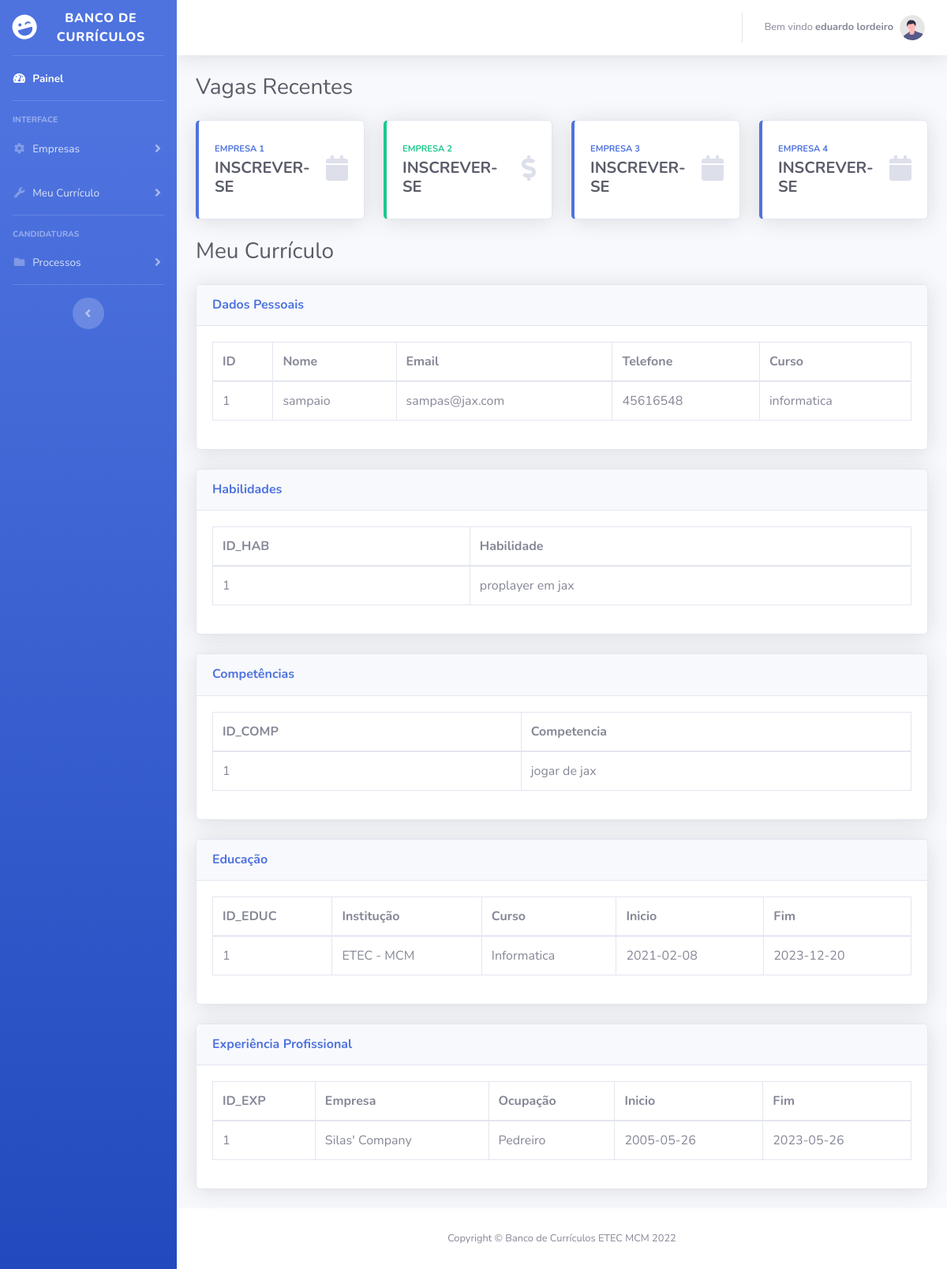
Screenshot of /painel/index.php (signed in) with the database file from the repository.
### tables this page shows
CREATE TABLE `curriculo` (
  `id_curr` int(11) NOT NULL,
  `nome` varchar(255) DEFAULT NULL,
  `email` varchar(255) DEFAULT NULL,
  `curso` varchar(255) DEFAULT NULL,
  `telefone` varchar(14) DEFAULT NULL
);

CREATE TABLE `habilidades` (
  `id_hab` int(11) NOT NULL,
  `habilidade` varchar(255) DEFAULT NULL,
  `id_curr` int(11) DEFAULT NULL
);

CREATE TABLE `competencias` (
  `id_comp` int(11) NOT NULL,
  `competencia` varchar(255) DEFAULT NULL,
  `id_curr` int(11) DEFAULT NULL
);

CREATE TABLE `educacao` (
  `id_educ` int(11) NOT NULL,
  `instituicao` varchar(255) DEFAULT NULL,
  `curso` varchar(255) DEFAULT NULL,
  `inicio` date DEFAULT NULL,
  `fim` date DEFAULT NULL,
  `id_curr` int(11) DEFAULT NULL
);

CREATE TABLE `experiencias` (
  `id_exp` int(11) NOT NULL,
  `empresa` varchar(255) DEFAULT NULL,
  `ocupacao` varchar(255) DEFAULT NULL,
  `inicio` date DEFAULT NULL,
  `fim` date DEFAULT NULL,
  `id_curr` int(11) DEFAULT NULL
);

### painel/index.php (the view, shortened to what the rows shown need)
<?php
    include 'conecta.php';
?>
<!DOCTYPE html>
<html lang="pt-br">
<head>
    <link href="vendor/fontawesome-free/css/all.min.css" rel="stylesheet" type="text/css">
    <link href="css/sb-admin-2.min.css" rel="stylesheet">
</head>
<body id="page-top">
    <div id="wrapper">
        <div id="content-wrapper" class="d-flex flex-column">
            <div id="content">
                <div class="container-fluid">
                    <div class="d-sm-flex align-items-center justify-content-between mb-4">
                        <h1 class="h3 mb-0 text-gray-800">Vagas Recentes</h1>
                    </div>
                    <div class="d-sm-flex align-items-center justify-content-between mb-4">
                        <h1 class="h3 mb-0 text-gray-800">Meu Currículo</h1>
                    </div>
                    <div class="card shadow mb-4">
                        <div class="card-body">
                            <div class="table-responsive">
                                <table class="table table-bordered" id="dataTable" width="100%" cellspacing="0">
                                    <thead>
                                        <tr>
                                            <th>ID</th>
                                            <th>Nome</th>
                                            <th>Email</th>
                                            <th>Telefone</th>
                                            <th>Curso</th>
                                        </tr>
                                    </thead>
                                    <tbody>
<?php
    $sql = "SELECT * FROM curriculo";
    $resultado = mysqli_query($conexao, $sql);
    if (mysqli_num_rows($resultado) > 0) {
        while($linha = mysqli_fetch_assoc($resultado)) {
?>
                                        <tr>
                                            <td><?php echo $linha["id_curr"]; ?></td>
                                            <td><?php echo $linha["nome"]; ?></td>
                                            <td><?php echo $linha["email"]; ?></td>
                                            <td><?php echo $linha["telefone"]; ?></td>
                                            <td><?php echo $linha["curso"]; ?></td>
                                        </tr>
<?php
        }
        } else {
            echo "0 resultados";
        }
?>
                                    </tbody>
                                </table>
                            </div>
                        </div>
                    </div>
                    <div class="card shadow mb-4">
                        <div class="card-body">
                            <div class="table-responsive">
                                <table class="table table-bordered" id="dataTable" width="100%" cellspacing="0">
                                    <thead>
                                        <tr>
                                            <th>ID_HAB</th>
                                            <th>Habilidade</th>
                                        </tr>
                                    </thead>
                                    <tbody>
<?php
    $sql = "SELECT * FROM habilidades";
    $resultado = mysqli_query($conexao, $sql);
    if (mysqli_num_rows($resultado) > 0) {
        while($linha = mysqli_fetch_assoc($resultado)) {
?>
                                        <tr>
                                            <td><?php echo $linha["id_hab"]; ?></td>
                                            <td><?php echo $linha["habilidade"]; ?></td>
                                        </tr>
<?php
        }
        } else {
            echo "0 resultados";
        }
?>
                                    </tbody>
                                </table>
                            </div>
                        </div>
                    </div>
                    <div class="card shadow mb-4">
                        <div class="card-body">
                            <div class="table-responsive">
                                <table class="table table-bordered" id="dataTable" width="100%" cellspacing="0">
                                    <thead>
                                        <tr>
                                            <th>ID_COMP</th>
                                            <th>Competencia</th>
                                        </tr>
                                    </thead>
                                    <tbody>
<?php
    $sql = "SELECT * FROM competencias";
    $resultado = mysqli_query($conexao, $sql);
    if (mysqli_num_rows($resultado) > 0) {
        while($linha = mysqli_fetch_assoc($resultado)) {
?>
                                        <tr>
                                            <td><?php echo $linha["id_comp"]; ?></td>
                                            <td><?php echo $linha["competencia"]; ?></td>
                                        </tr>
<?php
        }
        } else {
            echo "0 resultados";
        }
?>
                                    </tbody>
                                </table>
                            </div>
                        </div>
                    </div>
                    <div class="card shadow mb-4">
                        <div class="card-body">
                            <div class="table-responsive">
                                <table class="table table-bordered" id="dataTable" width="100%" cellspacing="0">
                                    <thead>
                                        <tr>
                                            <th>ID_EDUC</th>
                                            <th>Institução</th>
                                            <th>Curso</th>
                                            <th>Inicio</th>
                                            <th>Fim</th>
                                        </tr>
                                    </thead>
                                    <tbody>
<?php
    $sql = "SELECT * FROM educacao";
    $resultado = mysqli_query($conexao, $sql);
    if (mysqli_num_rows($resultado) > 0) {
        while($linha = mysqli_fetch_assoc($resultado)) {
?>
                                        <tr>
                                            <td><?php echo $linha["id_educ"]; ?></td>
                                            <td><?php echo $linha["instituicao"]; ?></td>
                                            <td><?php echo $linha["curso"]; ?></td>
                                            <td><?php echo $linha["inicio"]; ?></td>
                                            <td><?php echo $linha["fim"]; ?></td>
                                        </tr>
<?php
        }
        } else {
            echo "0 resultados";
        }
?>
                                    </tbody>
                                </table>
                            </div>
                        </div>
                    </div>
                    <div class="card shadow mb-4">
                        <div class="card-body">
                            <div class="table-responsive">
                                <table class="table table-bordered" id="dataTable" width="100%" cellspacing="0">
                                    <thead>
                                        <tr>
                                            <th>ID_EXP</th>
                                            <th>Empresa</th>
                                            <th>Ocupação</th>
                                            <th>Inicio</th>
                                            <th>Fim</th>
                                        </tr>
                                    </thead>
                                    <tbody>
<?php
    $sql = "SELECT * FROM experiencias";
    $resultado = mysqli_query($conexao, $sql);
    if (mysqli_num_rows($resultado) > 0) {
        while($linha = mysqli_fetch_assoc($resultado)) {
?>
                                        <tr>
                                            <td><?php echo $linha["id_exp"]; ?></td>
                                            <td><?php echo $linha["empresa"]; ?></td>
                                            <td><?php echo $linha["ocupacao"]; ?></td>
                                            <td><?php echo $linha["inicio"]; ?></td>
                                            <td><?php echo $linha["fim"]; ?></td>
                                        </tr>
<?php
        }
        } else {
            echo "0 resultados";
        }
?>
                                    </tbody>
                                </table>
                            </div>
                        </div>
                    </div>
                </div>
            </div>
        </div>
    </div>
</body>
</html>

### rows the page displays
curriculo: id_curr "1", nome "sampaio", email "sampas@jax.com", telefone "45616548", curso "informatica"
habilidades: id_hab "1", habilidade "proplayer em jax"
competencias: id_comp "1", competencia "jogar de jax"
educacao: id_educ "1", instituicao "ETEC - MCM", curso "Informatica", inicio "2021-02-08", fim "2023-12-20"
experiencias: id_exp "1", empresa "Silas' Company", ocupacao "Pedreiro", inicio "2005-05-26", fim "2023-05-26"

### other values shown
$_SESSION['nome_user'] "eduardo lordeiro"
